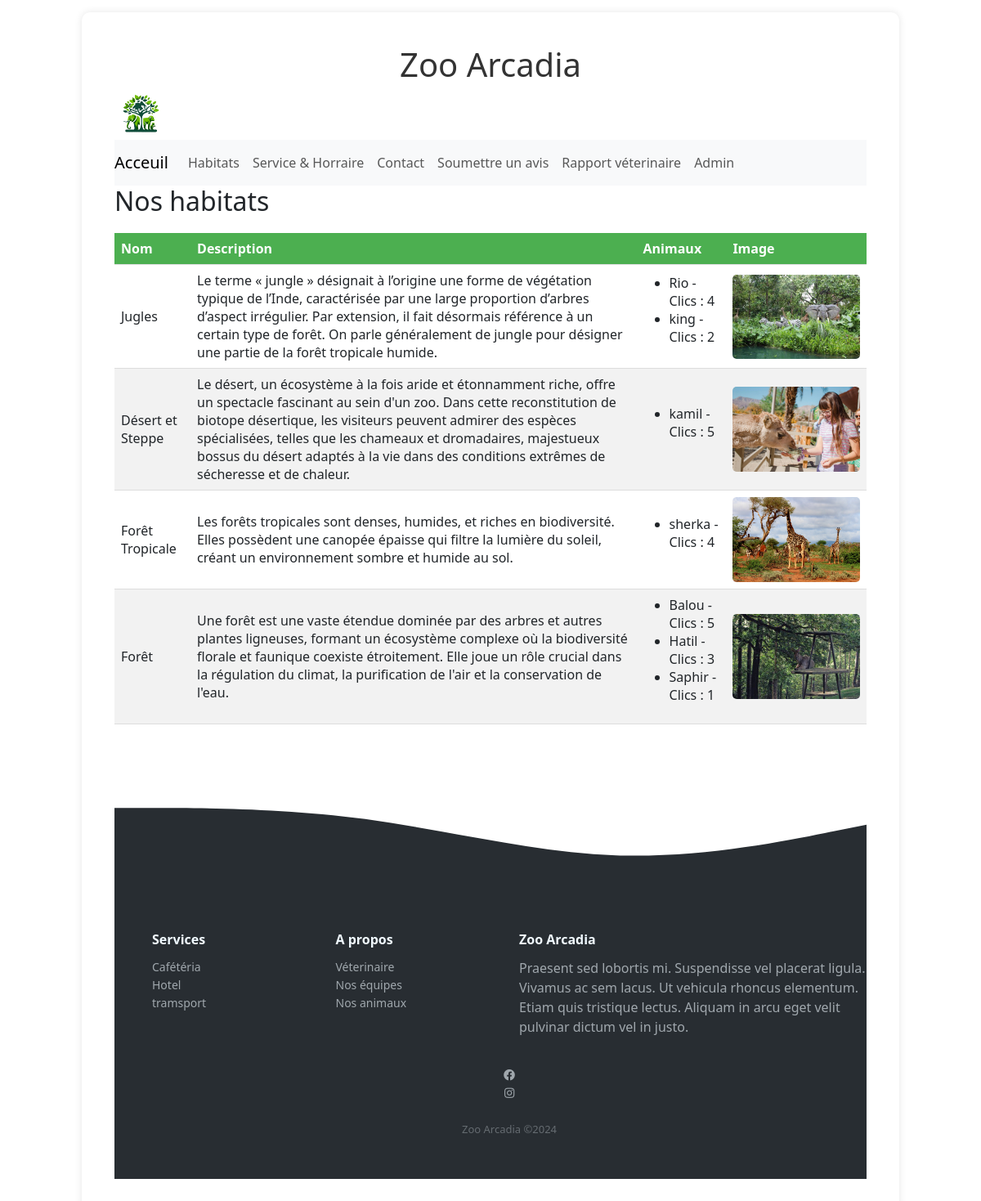
/habitat/, run on an earlier commit of the app's database.
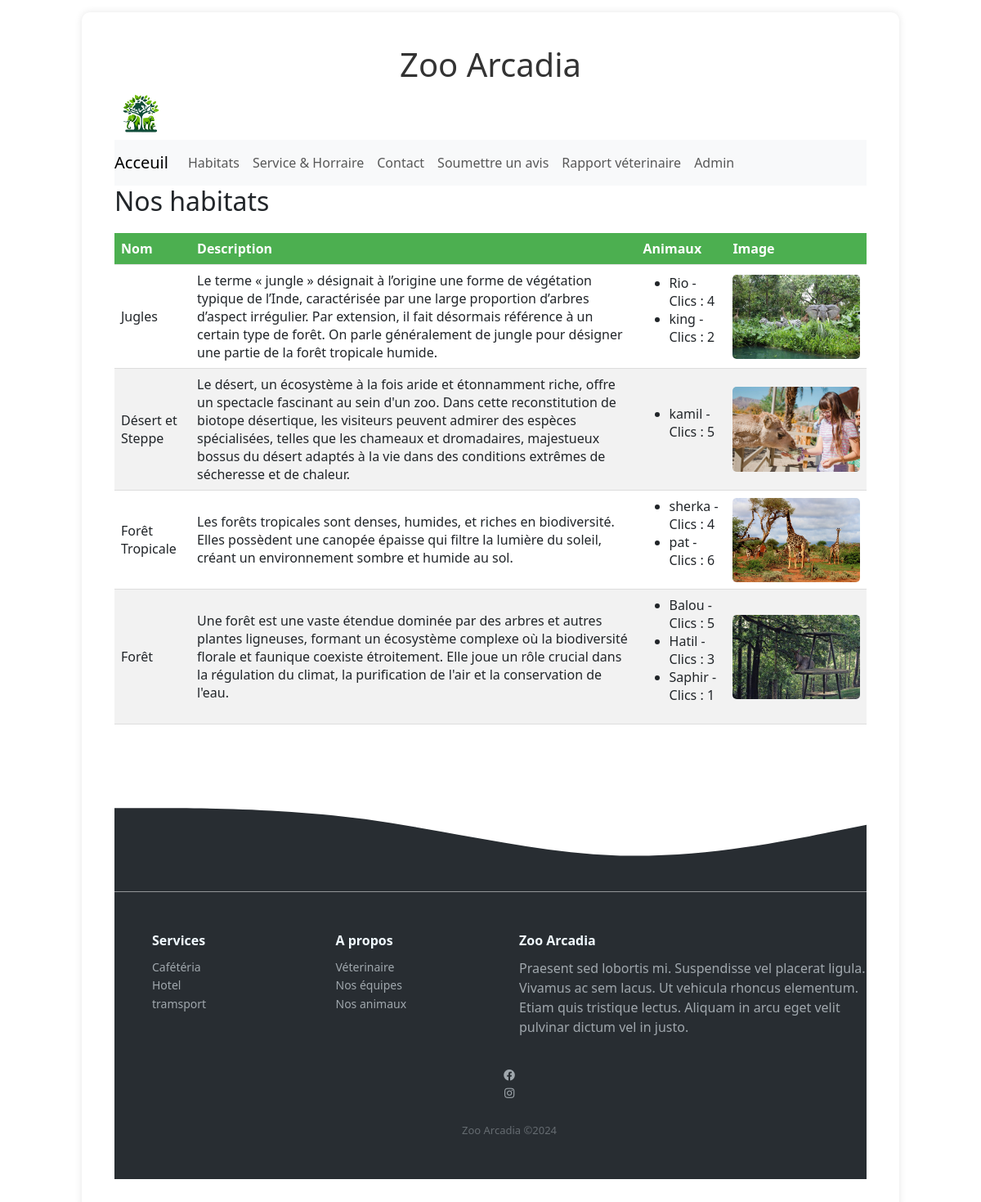
And on a later commit of the database.
### liste/models.py (models this page shows, shortened)
class Habitat(models.Model):
    nom = models.CharField(max_length=50)
    description = models.TextField()
    commentaire_habitat = models.TextField(null=True, blank=True)

class Animal(models.Model):
    prenom = models.CharField(max_length=50)
    etat = models.CharField(max_length=50)
    habitat = models.ForeignKey(Habitat, related_name='animaux', on_delete=models.CASCADE)
    race = models.ForeignKey(Race, related_name='animaux', on_delete=models.SET_NULL, null=True, default=1)
    image = models.ImageField(upload_to='animals/', verbose_name=_("Image de l'animal"))
    clics = models.IntegerField(default=0)  # Champ pour les cliques sur l'animal

class Image(models.Model):
    image_data = models.ImageField(upload_to='images/')
    animal = models.ForeignKey('Animal', related_name='images', on_delete=models.CASCADE)
    habitat = models.ForeignKey('Habitat', related_name='images', on_delete=models.CASCADE, null=True, blank=True)

### liste/views.py (the view)
# urls.py: path('habitat/', views.habitat, name='habitat'),
def habitat(request):
    habitats = Habitat.objects.prefetch_related('animaux', 'images').all()# Préchargez les animaux et les images associées
    context = {'habitats': habitats}
    return render(request, 'liste/habitat.html', context)

### liste/templates/liste/habitat.html (shortened to what this page needs)
{% load static %}
<html lang="fr">
  <head>
    <link
      rel="stylesheet"
      href="https://cdnjs.cloudflare.com/ajax/libs/font-awesome/5.15.3/css/all.min.css"
    />
    <link
      href="https://cdn.jsdelivr.net/npm/bootstrap@5.3.2/dist/css/bootstrap.min.css"
      rel="stylesheet"
    />
    <link
      rel="stylesheet"
      rel="stylesheet"
      href="{% static 'liste/style.css' %}"
    />
  </head>
  <body>
    <div class="main-content">
    <div class="h1-container">
      <h1>Zoo Arcadia</h1>
    </div>
      <header>
        <a class="navbar-brand" href="/">
          <img src="{% static 'liste/images/logo.png' %}" alt="Logo Zoo Arcadia" style="height: 60px;">
      </a>
          <nav class="navbar navbar-expand-lg navbar-light bg-light">
              <a class="navbar-brand" href="/">Acceuil</a>
              <div class="collapse navbar-collapse" id="navbarNav">
                <ul class="navbar-nav">
                  <li class="nav-item active">
                    <a class="nav-link" href="/habitat">Habitats <span class="sr-only">(current)</span></a>
                  </li>
                  <li class="nav-item">
                    <a class="nav-link" href="/service">Service & Horraire </a>
                  </li>
                  <li class="nav-item">
                    <a class="nav-link" href="/contact">Contact</a>
                  </li>
                <li class="nav-item">
                  <a class="nav-link" href="/submit_avis">Soumettre un avis</a>
                </li>
              <li class="nav-item">
                <a class="nav-link" href="/rapport">Rapport véterinaire</a>
              </li>
                <li class="nav-item">
                  <a class="nav-link" href="/admin">Admin</a>
                </li>
                </ul>
              </div>
            </nav>
  </head>
  <body>
    <h2>Nos habitats</h2>
<table>
    <thead>
        <tr>
            <th>Nom</th>
            <th>Description</th>
            <th>Animaux</th>
            <th>Image</th>
        </tr>
    </thead>
    <tbody>
        {% for habitat in habitats %}
        <tr>
            <td>{{ habitat.nom }}</td>
            <td>{{ habitat.description }}</td>
            <td>
                {% if habitat.animaux.exists %}
                <ul>
                    {% for animal in habitat.animaux.all %}
                    <li>
                        <span class="animal-name"onmouseover="showImage(this)"
                        onmouseout="hideImage(this)" onclick="incrementClick({{ animal.id }})">
                            {{ animal.prenom }} - Clics : <span id="clicks-count-{{ animal.id }}">{{ animal.clics }}</span>
                        </span>
                    </li>
                    {% endfor %}
                </ul>
                {% else %}
                <p>Aucun animal dans cet habitat.</p>
                {% endif %}
            </td>
            <td>
                {% if habitat.images.exists %}
                <img src="{{ habitat.images.first.image_data.url }}" alt="Image of {{ habitat.nom }}" style="width: 100%; max-width: 700px; height: auto;">
                {% else %}
                <p>Pas d'image disponible.</p>
                {% endif %}
            </td>
        </tr>
        {% endfor %}
    </tbody>
</table>
    <div class="svg-image"><svg xmlns="http://www.w3.org/2000/svg" viewBox="0 0 1440 320">
      <path fill="#282d32" fill-opacity="1" d="M0,160L80,160C160,160,320,160,480,181.3C640,203,800,245,960,250.7C1120,256,1280,224,1360,208L1440,192L1440,320L1360,320C1280,320,1120,320,960,320C800,320,640,320,480,320C320,320,160,320,80,320L0,320Z"></path>
    </svg></div>
<footer>
  <div class="footer-dark">
      <footer>
          <div class="container-media">
              <div class="row">
                  <div class="col-sm-6 col-md-3 item">
                      <h3>Services</h3>
                      <ul>
                          <li><a href="#"> Cafétéria </a></li>
                          <li><a href="#"> Hotel </a></li>
                          <li><a href="#"> tramsport </a></li>
                      </ul>
                  </div>
                  <div class="col-sm-6 col-md-3 item">
                      <h3>A propos</h3>
                      <ul>
                          <li><a href="#">Véterinaire</a></li>
                          <li><a href="#">Nos équipes</a></li>
                          <li><a href="#">Nos animaux</a></li>
                      </ul>
                  </div>
                  <div class="col-md-6 item text">
                      <h3>Zoo Arcadia</h3>
                      <p>Praesent sed lobortis mi. Suspendisse vel placerat ligula.
                         Vivamus ac sem lacus. Ut vehicula rhoncus elementum.
                         Etiam quis tristique lectus. Aliquam in arcu eget velit
                          pulvinar dictum vel in justo.</p>
                  </div>
                  <div>
                  <ul class="text-center">
                    <li>
                        <a class="facebook" href="https://www.facebook.com/votrepagefacebook" target="_blank">
                            <i class="fab fa-facebook" aria-hidden="true"></i>
                        </a>
                    </li>
                    <li>
                        <a class="instagram" href="https://www.instagram.com/votrepageinstagram" target="_blank">
                            <i class="fab fa-instagram" aria-hidden="true"></i>
                        </a>
                    </li>
                </ul>
              <p class="copyright">Zoo Arcadia ©2024</p>
          </div>
      </footer>
  </div>
</div>
</body>
</html>

### liste/static/liste/style.css (style rules this page uses)
.main-content { margin: 15px auto; width: 90%; max-width: 1000px; background-color: #ffffff; padding: 40px; border-radius: 10px; box-shadow: 0 0 10px rgba(12, 5, 5, 0.1); }
.h1-container { text-align: center; animation-name: titel; animation-duration: 2s; }
.container-media { margin-left:5%; }
.footer-dark { padding:50px 0; color:#f0f9ff; background-color:#282d32; }
.footer-dark h3 { margin-top:0; margin-bottom:12px; font-weight:bold; font-size:16px; }
.footer-dark ul { padding:0; list-style:none; line-height:1.6; font-size:14px; margin-bottom:0; }
.footer-dark ul a { color:inherit; text-decoration:none; opacity:0.6; }
.footer-dark .item.text { margin-bottom:36px; }
.footer-dark .item.text p { opacity:0.6; margin-bottom:0; }
.footer-dark .copyright { text-align:center; padding-top:24px; opacity:0.3; font-size:13px; margin-bottom:0; }
table { width: 100%; border-collapse: collapse; margin-top: 20px; }
th, td { padding: 8px; text-align: left; border-bottom: 1px solid #ddd; }
th { background-color: #4CAF50; color: white; }
img { width: 100px; height: auto; border-radius: 5px; }
thead th { position: sticky; top: 0; z-index: 10; }
tr:nth-child(even) { background-color: #f2f2f2; }
h1 { text-align: center; color: #333; }
.navbar-brand img { width: auto; height: 50px; }
.animal-name { cursor: pointer; }

What changed in the data, as far as the page shows it:
added Animal: prenom "pat", clics "6", shown under Habitat "Forêt Tropicale"
